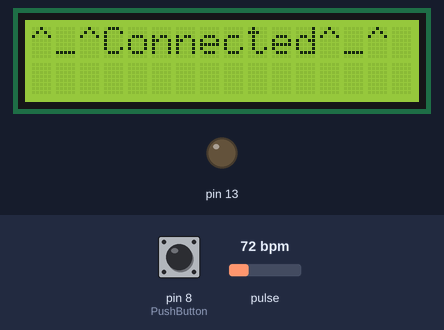
The sketch below on a simulated Arduino Uno, built with avr-gcc and run on an emulated ATmega328P. Shown: 16×2 character LCD, output pins drawn as LEDs (lit = HIGH). The test bench sets the inputs (shaded band); at power-on: pin 8 (PushButton) HIGH, pulse 72 bpm. The modem accepts every AT command (registered, SIM ready, sends succeed) and sends nothing else; what the sketch prints to the serial monitor is not drawn.

Above: at 11.1 s.
At 13.2 s:
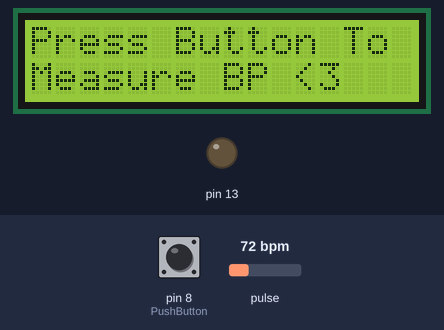
13.3 s: pin 8 (PushButton) pulled LOW for 0.15 s
At 13.9 s:
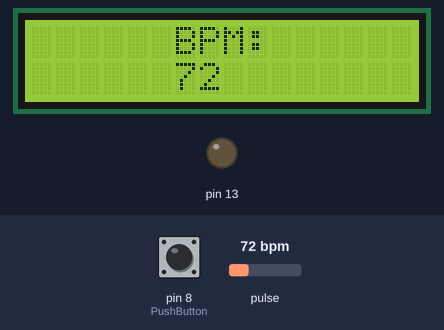
16.4 s: pin 8 (PushButton) pulled LOW for 1 s
20.4 s: pin 8 (PushButton) pulled LOW for 3.2 s
26.6 s: pin 8 (PushButton) pulsed LOW 2 times (0.12 s each, 0.3 s apart)
30.2 s: pin 8 (PushButton) pulsed LOW 5 times (0.12 s each, 0.3 s apart)
Timing chart, 0 to 33.2 s (numbered marks = the images above; inputs shaded):
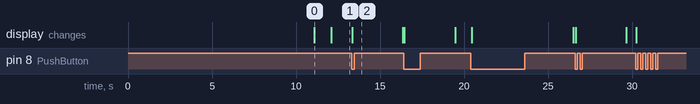

The sketch:

main.ino
```cpp
#define USE_ARDUINO_INTERRUPTS true
#include <PulseSensorPlayground.h>//PulseSenor to be search to install this
#include<stdlib.h>
const int PulseWire = A0;       // PulseSensor connected to ANALOG PIN 0
const int LED13 = 13;          // LED close to PIN 13.
int Threshold = 524; //Required Threshold(Determined by several attempts)
PulseSensorPlayground pulseSensor; //instance of this libraryino

#include<SoftwareSerial.h> //for WiFi modeule ESP8266
SoftwareSerial myWifi(9,10); // Tx on 9 & Rx on 10
#define WifiName "alphaxxx"  //Set WiFi Name Here
#define WifiPass "1234567890" //Set WiFi PassWord Here
String msgUpdate= "GET /update?key=M6TCKJVDB14PNO2P"; //API to be set W9QL6DJVGZD8ABBB
#define ThinkspeakIP "184.106.153.149"

#include<LiquidCrystal.h>
LiquidCrystal lcd(12,11,5,4,3,2);//(RS,E,I1,I2,I3,I4) I=Interface Pin

int PushButton=8;

void setup()
{
    Serial.begin(9600);//Serial Moniter to be set at 9600
    lcd.begin(16,2);
    lcd.setCursor(5,0);
    lcd.print("Welcome");
    myWifi.begin(115200);//11520 is baud rate of ESP8266 used by us
    lcd.setCursor(1,1);
    lcd.print("Connecting....");
    hereLabel:
    while(myWifi.available()<0)//wait for wifi
    {
      Serial.println("Waiting For Wifi ^_^ ");
      delay(1000);
    }
    hereIsLabel: //label
    Serial.println("AT");
    myWifi.println("AT");
    delay(4000);
    if(myWifi.find("OK"))
    {
      boolean connectStatus=connectWifi();
      if(connectStatus==false)
      {
        Serial.println("Error in Connecting\nRetring...\n");
        goto hereIsLabel;
      }
      else
      {
        lcd.clear();
        Serial.println("Connected");
        lcd.setCursor(0,0);
        lcd.println("^_^Connected^_^");
        delay(1000);
      }
    }
    else
    {
      Serial.println("Problem\nCheck Wifi Details");
      goto hereLabel;
    }
     pulseSensor.analogInput(PulseWire);
     pulseSensor.blinkOnPulse(LED13);       //auto-magically blink Arduino's LED with heartbeat.
     pulseSensor.setThreshold(Threshold);

     if (pulseSensor.begin())
     {
          Serial.println("We created a pulseSensor Object !");
     }
     pinMode(PushButton,INPUT);
     digitalWrite(PushButton,HIGH);
}

int myBPM=0;
int ifError=0;


void loop()
{
  int c=0;
  lcd.clear();
  while(digitalRead(PushButton))
  {
    if(c<1)
    {
      lcd.setCursor(0,0);
      lcd.print("Press Button To");
      lcd.setCursor(0,1);
      lcd.print("Measure BP <3");
      c++;
    }
    Serial.println("Pushbutton Open");
  }
  c=0;
  lcd.clear();
  Serial.println("ALL VALUES:");
  label:
  myBPM=pulseSensor.getBeatsPerMinute();
  if(myBPM<60 || myBPM>95)
    goto label;
  Serial.println(myBPM);
  lcd.setCursor(6,0);
  Serial.print("Current BPM:");
  Serial.println(myBPM);
  lcd.print("BPM:");
  lcd.setCursor(6,1);
  lcd.print(myBPM);
  delay(1000);
  updateBPM();//upload data on thinkspeak::::::
  while(ifError)
    updateBPM();//if error occured during updating on server/thinkspeak
  delay(1000);
}
boolean connectWifi()
{
  Serial.println("AT+CWMODE=1");
  myWifi.println("AT+CWMODE=1");//client mode
  delay(2000);
  String msg="AT+CWJAP=\"";
  msg+=WifiName;
  msg+="\",\"";
  msg+=WifiPass;
  msg+="\"";
  Serial.println(msg);
  myWifi.println(msg);
  delay(5000);
  if(myWifi.find("OK"))
    return true;
  else
    return false;
}

void updateBPM()
{
  String msg="AT+CIPSTART=\"TCP\",\""; //msg=AT+CIPSTART="TCP","IP","PORT"  //TCP is mode
  msg+=ThinkspeakIP;
  msg+="\"";
  msg+=",80";
  Serial.println(msg);
  myWifi.println(msg);
  if(myWifi.find("Error"))
  {
    Serial.println("Upload Error...No Problem");
    return;
  }
  msg= msgUpdate; //to set "GET /update?key=W9QL6DJVGZD8ABBB&field1=",beat,"\r\n"
  msg+="&field1=";
  msg+=myBPM;
  msg+="\r\n";
  myWifi.print("AT+CIPSEND=");
  Serial.print("AT+CIPSEND=");
  Serial.print(msg.length());
  myWifi.println(msg.length());
  if(myWifi.find(">"))
  {
    ifError=0;
    myWifi.print(msg);
    Serial.print(msg);
  }
  else
  {
    ifError=1;//resending
    myWifi.println("AT+CIPCLOSE");
    Serial.println("AT+CIPCLOSE");
  }
}
```

Measured:
- after the input at 13.3 s, the display: changes at once (image 2)
- what the display in image 0 shows lasts 1.0 s, from 11.1 s to 12.1 s
